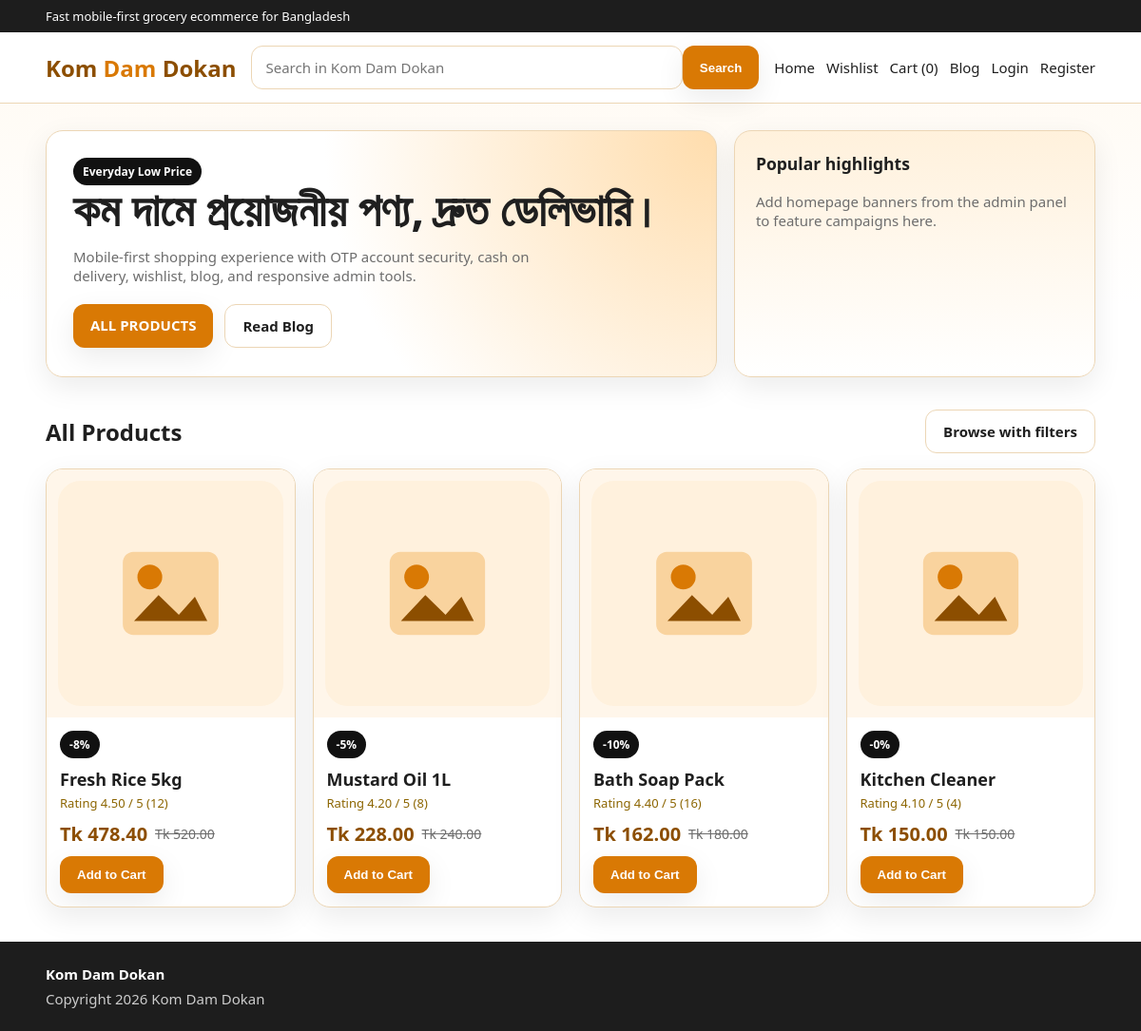
The page / on the database its author committed.
### tables this page shows
CREATE TABLE IF NOT EXISTS products (
    id INT AUTO_INCREMENT PRIMARY KEY,
    cat_id INT NOT NULL,
    brand_id INT NULL,
    name VARCHAR(190) NOT NULL,
    slug VARCHAR(220) NOT NULL UNIQUE,
    description TEXT NULL,
    price DECIMAL(10,2) NOT NULL DEFAULT 0,
    discount_percent DECIMAL(5,2) NOT NULL DEFAULT 0,
    stock INT NOT NULL DEFAULT 0,
    image VARCHAR(255) NULL,
    gallery TEXT NULL,
    rating_avg DECIMAL(3,2) NOT NULL DEFAULT 0,
    rating_count INT NOT NULL DEFAULT 0,
    status TINYINT(1) NOT NULL DEFAULT 1,
    created_at DATETIME NOT NULL DEFAULT CURRENT_TIMESTAMP
);

### includes/functions.php (called while the page is built, shortened)
<?php
function app_config(): array
{
    static $config;
    if ($config === null) {
        $configFile = __DIR__ . '/config.php';
        $config = require $configFile;
    }
    return $config;
}
function db(): PDO
{
    static $pdo;
    if ($pdo instanceof PDO) {
        return $pdo;
    }
    $config = app_config()['db'];
    $dsn = sprintf(
        'mysql:host=%s;port=%s;dbname=%s;charset=%s',
        $config['host'],
        $config['port'],
        $config['database'],
        $config['charset']
    );
    $pdo = new PDO($dsn, $config['username'], $config['password'], [
        PDO::ATTR_ERRMODE => PDO::ERRMODE_EXCEPTION,
        PDO::ATTR_DEFAULT_FETCH_MODE => PDO::FETCH_ASSOC,
        PDO::ATTR_EMULATE_PREPARES => false,
    ]);
    return $pdo;
}
function e(?string $value): string
{
    return htmlspecialchars((string) $value, ENT_QUOTES, 'UTF-8');
}
function base_url(string $path = ''): string
{
    $url = '';
    $configuredUrl = trim((string) (app_config()['app']['url'] ?? ''));
    if ($configuredUrl !== '') {
        $currentHost = $_SERVER['HTTP_HOST'] ?? '';
        $configuredHost = parse_url($configuredUrl, PHP_URL_HOST) ?: '';
        $configuredPort = parse_url($configuredUrl, PHP_URL_PORT);
        $currentPort = null;
        $currentHostOnly = preg_replace('/:\d+$/', '', $currentHost);
        if ($configuredHost !== '' && strcasecmp($configuredHost, $currentHostOnly) === 0) {
            $defaultCurrentPort = $currentPort === null || in_array($currentPort, [80, 443], true);
            $portsMatch = $configuredPort !== null && $configuredPort === $currentPort;
            $safeWithoutPort = $configuredPort === null && $defaultCurrentPort;
            if ($portsMatch || $safeWithoutPort) {
                $url = rtrim($configuredUrl, '/');
            }
        }
    }
    $path = ltrim($path, '/');
    return $path === '' ? $url : $url . '/' . $path;
}
function guest_session_id(): string
{
    return $_SESSION['guest_session_id'];
}
function current_user(): ?array
{
    $cookieName = app_config()['app']['remember_cookie'] ?? 'kdd_remember';
    return null;
}
function settings(): array
{
    static $settings;
    if ($settings !== null) {
        return $settings;
    }
    $settings = [];
    try {
        $stmt = db()->query('SELECT setting_key, setting_value FROM settings');
        foreach ($stmt->fetchAll() as $row) {
            $settings[$row['setting_key']] = $row['setting_value'];
        }
    } catch (Throwable $e) {
        $settings = [];
    }
    return $settings;
}
function setting(string $key, string $default = ''): string
{
    $settings = settings();
    return $settings[$key] ?? $default;
}
function product_image(?string $image): string
{
    return base_url('assets/images/placeholder-product.svg');
}
function sale_price(float $price, float $discountPercent): float
{
    return round($price - (($price * $discountPercent) / 100), 2);
}
function money(float $amount): string
{
    return 'Tk ' . number_format($amount, 2);
}
function fetch_products(array $filters = [], int $page = 1, int $perPage = 12): array
{
    $where = ['p.status = 1'];
    $params = [];
    $order = 'p.created_at DESC';
    $offset = max($page - 1, 0) * $perPage;
    $pdo = db();
    $countSql = 'SELECT COUNT(*) FROM products p LEFT JOIN categories c ON c.id = p.cat_id WHERE ' . implode(' AND ', $where);
    $stmt = $pdo->prepare($countSql);
    $stmt->execute($params);
    $total = (int) $stmt->fetchColumn();
    $sql = 'SELECT p.*, c.name AS category_name, c.slug AS category_slug FROM products p LEFT JOIN categories c ON c.id = p.cat_id WHERE ' . implode(' AND ', $where) . ' ORDER BY ' . $order . ' LIMIT ' . (int) $perPage . ' OFFSET ' . (int) $offset;
    $stmt = $pdo->prepare($sql);
    $stmt->execute($params);
    return [
        'data' => $stmt->fetchAll(),
        'total' => $total,
        'page' => $page,
        'per_page' => $perPage,
        'pages' => max(1, (int) ceil($total / $perPage)),
    ];
}
function cart_items(): array
{
    $user = current_user();
    $field = $user ? 'c.user_id = ?' : 'c.session_id = ?';
    $value = $user ? $user['id'] : guest_session_id();
    $stmt = db()->prepare('SELECT c.*, p.name, p.image, p.price, p.discount_percent, p.stock FROM cart c INNER JOIN products p ON p.id = c.product_id WHERE ' . $field . ' ORDER BY c.id DESC');
    $stmt->execute([$value]);
    return $stmt->fetchAll();
}

### includes/config.php (called while the page is built, shortened)
<?php
return [
    'app' => [
        'name' => 'Kom Dam Dokan',
        'url' => 'http://localhost/komdamdokan',
        'env' => 'development',
        'debug' => true,
        'timezone' => 'Asia/Dhaka',
        'session_name' => 'kdd_session',
        'remember_cookie' => 'kdd_remember',
        'remember_days' => 30,
    ],
    'db' => [
        'host' => '127.0.0.1',
        'port' => '3306',
        'database' => 'komdamdokan',
        'username' => 'root',
        'password' => '',
        'charset' => 'utf8mb4',
    ],
    'mail' => [
        'host' => 'smtp.gmail.com',
        'port' => 587,
        'username' => 'yourgmail@gmail.com',
        'password' => 'your-app-password',
        'from_email' => 'yourgmail@gmail.com',
        'from_name' => 'Kom Dam Dokan',
        'encryption' => 'tls',
    ],
];

### includes/bootstrap.php (called while the page is built, shortened)
<?php
require_once __DIR__ . '/functions.php';
$config = app_config();

### index.php (the view, shortened to what this page needs)
<?php
require_once __DIR__ . '/includes/header.php';
$page = max(1, (int) ($_GET['page'] ?? 1));
$products = fetch_products([], $page, 12);
$banners = [];
try {
    $banners = db()->query('SELECT * FROM banners ORDER BY order_by ASC, id DESC LIMIT 5')->fetchAll();
} catch (Throwable $e) {
    $banners = [];
}
?>
<section class="hero">
    <div class="hero-grid">
        <div class="hero-banner card">
            <span class="badge">Everyday Low Price</span>
            <h1>কম দামে প্রয়োজনীয় পণ্য, দ্রুত ডেলিভারি।</h1>
            <p>Mobile-first shopping experience with OTP account security, cash on delivery, wishlist, blog, and responsive admin tools.</p>
            <div style="display:flex;gap:12px;flex-wrap:wrap;margin-top:20px">
                <a class="btn" href="#all-products">ALL PRODUCTS</a>
                <a class="btn secondary" href="<?= base_url('blog.php') ?>">Read Blog</a>
            </div>
        </div>
        <div class="hero-side card">
            <h3 style="margin-top:0">Popular highlights</h3>
            <?php if ($banners): foreach ($banners as $banner): ?>
                <div style="margin-bottom:14px">
                    <strong><?= e($banner['title']) ?></strong>
                    <p class="muted" style="margin:4px 0 0">Banner link: <?= e($banner['link']) ?></p>
                </div>
            <?php endforeach; else: ?>
                <p class="muted">Add homepage banners from the admin panel to feature campaigns here.</p>
            <?php endif; ?>
        </div>
    </div>
</section>
<section id="all-products">
    <div class="section-title">
        <h2>All Products</h2>
        <a class="btn secondary" href="<?= base_url('search.php') ?>">Browse with filters</a>
    </div>
    <div class="grid product-grid">
        <?php foreach ($products['data'] as $product): $sale = sale_price((float) $product['price'], (float) $product['discount_percent']); ?>
            <article class="product-card">
                <a href="<?= base_url('product.php?id=' . $product['id']) ?>">
                    <div class="product-thumb"><img src="<?= e(product_image($product['image'])) ?>" alt="<?= e($product['name']) ?>"></div>
                </a>
                <div class="product-body">
                    <span class="badge">-<?= (float) $product['discount_percent'] ?>%</span>
                    <h3 style="margin:10px 0 4px;font-size:18px"><a href="<?= base_url('product.php?id=' . $product['id']) ?>"><?= e($product['name']) ?></a></h3>
                    <div class="rating">Rating <?= e((string) $product['rating_avg']) ?> / 5 (<?= (int) $product['rating_count'] ?>)</div>
                    <div class="price-row">
                        <span class="price-new"><?= e(money($sale)) ?></span>
                        <span class="price-old"><?= e(money((float) $product['price'])) ?></span>
                    </div>
                    <form method="post" data-cart-action>
                        <button class="btn" type="submit">Add to Cart</button>
                    </form>
                </div>
            </article>
        <?php endforeach; ?>
    </div>
</section>
<?php require_once __DIR__ . '/includes/footer.php'; ?>

### includes/header.php (shortened to what this page needs)
<?php
require_once __DIR__ . '/bootstrap.php';
$user = current_user();
$cartCount = count(cart_items());
$siteName = setting('site_name', 'Kom Dam Dokan');
?>
<!DOCTYPE html>
<html lang="en">
<head>
    <link rel="stylesheet" href="<?= base_url('assets/css/style.css') ?>">
</head>
<body>
<div class="topbar">
    <div class="container">Fast mobile-first grocery ecommerce for Bangladesh</div>
</div>
<header class="site-header">
    <div class="container header-row">
        <a href="<?= base_url('index.php') ?>" class="brand">Kom <span>Dam</span> Dokan</a>
        <form class="search-form" action="<?= base_url('search.php') ?>" method="get">
            <input type="search" name="q" value="<?= e($_GET['q'] ?? '') ?>" placeholder="Search in Kom Dam Dokan" data-live-search>
            <button type="submit">Search</button>
        </form>
        <nav class="nav-links">
            <a href="<?= base_url('index.php') ?>">Home</a>
            <a href="<?= base_url('wishlist.php') ?>">Wishlist</a>
            <a href="<?= base_url('cart.php') ?>">Cart (<span data-cart-count><?= $cartCount ?></span>)</a>
            <a href="<?= base_url('blog.php') ?>">Blog</a>
            <?php if ($user): ?>
                <a href="<?= base_url('profile.php') ?>"><?= e($user['name']) ?></a>
                <?php if ((int) $user['is_admin'] === 1): ?><a href="<?= base_url('admin/index.php') ?>">Admin</a><?php endif; ?>
                <a href="<?= base_url('logout.php') ?>">Logout</a>
            <?php else: ?>
                <a href="<?= base_url('login.php') ?>">Login</a>
                <a href="<?= base_url('register.php') ?>">Register</a>
            <?php endif; ?>
        </nav>
    </div>
</header>
<main class="container">

### includes/footer.php (shortened to what this page needs)
    </main>
    <footer class="footer">
        <div class="container">
            <p style="margin:0 0 6px;font-weight:700"><?= e(setting('site_name', 'Kom Dam Dokan')) ?></p>
            <p style="margin:0;color:#ccc"><?= e(setting('copyright_text', 'Copyright 2026 Kom Dam Dokan')) ?></p>
        </div>
    </footer>
</body>
</html>

### assets/css/style.css (style rules this page uses)
* { box-sizing:border-box }
body { margin:0;font-family:"Segoe UI",Tahoma,sans-serif;background:linear-gradient(180deg,#fff9f0 0%,#fff 320px);color:var(--text);font-size:15px }
a { text-decoration:none;color:inherit }
img { max-width:100%;display:block }
.container { width:min(1120px,92%);margin:0 auto }
.topbar { background:#1d1d1d;color:#fff;font-size:13px;padding:8px 0 }
.site-header { position:sticky;top:0;z-index:50;background:rgba(255,255,255,.96);backdrop-filter:blur(10px);border-bottom:1px solid var(--border) }
.header-row { display:flex;align-items:center;gap:16px;justify-content:space-between;padding:14px 0 }
.brand { font-weight:800;font-size:24px;color:var(--primary-dark) }
.brand span { color:var(--primary) }
.search-form { flex:1;display:flex;max-width:600px;position:relative }
.search-form input,.form-control,textarea,select { width:100%;padding:12px 14px;border:1px solid var(--border);border-radius:12px;background:#fff;font:inherit }
.search-form button,.btn { border:none;background:var(--primary);color:#fff;padding:12px 18px;border-radius:12px;font-weight:700;cursor:pointer;box-shadow:var(--shadow) }
.btn.secondary { background:#fff;color:var(--text);border:1px solid var(--border);box-shadow:none }
.nav-links { display:flex;align-items:center;gap:12px;flex-wrap:wrap }
.hero { padding:28px 0 8px }
.hero-grid { display:grid;grid-template-columns:1.3fr .7fr;gap:18px }
.card,.product-card,.admin-card { background:var(--surface);border:1px solid var(--border);border-radius:18px;box-shadow:var(--shadow) }
.hero-banner { padding:28px;min-height:260px;background:radial-gradient(circle at top right,#ffddad 0,#fff 55%) }
.hero-banner h1 { font-size:clamp(28px,4vw,48px);line-height:1.05;margin:0 0 14px }
.hero-banner p { color:var(--muted);max-width:520px }
.hero-side { padding:22px;background:linear-gradient(180deg,#fff1dc,#fff) }
.section-title { display:flex;align-items:center;justify-content:space-between;margin:26px 0 16px }
.section-title h2 { margin:0;font-size:24px }
.grid { display:grid;gap:18px }
.product-grid { grid-template-columns:repeat(auto-fit,minmax(220px,1fr)) }
.product-card { overflow:hidden }
.product-thumb { aspect-ratio:1;background:#fff6ea;padding:12px }
.product-body { padding:14px }
.badge { display:inline-block;padding:6px 10px;border-radius:999px;background:#111;color:#fff;font-size:12px;font-weight:700 }
.muted { color:var(--muted) }
.price-row { display:flex;align-items:center;gap:8px;flex-wrap:wrap;margin:10px 0 }
.price-old { text-decoration:line-through;color:var(--muted);font-size:14px }
.price-new { font-size:20px;font-weight:800;color:var(--primary-dark) }
.rating { font-size:13px;color:#8c6500 }
.footer { margin-top:36px;padding:24px 0;background:#1d1d1d;color:#fff }

### rows shown on the page
products: discount_percent "8", name "Fresh Rice 5kg", rating_avg "4.50", rating_count "12", money($sale) "Tk 478.40", price "Tk 520.00"
products: discount_percent "5", name "Mustard Oil 1L", rating_avg "4.20", rating_count "8", money($sale) "Tk 228.00", price "Tk 240.00"
products: discount_percent "10", name "Bath Soap Pack", rating_avg "4.40", rating_count "16", money($sale) "Tk 162.00", price "Tk 180.00"
products: discount_percent "0", name "Kitchen Cleaner", rating_avg "4.10", rating_count "4", money($sale) "Tk 150.00", price "Tk 150.00"

### other values the page prints
$cartCount "0"
setting('site_name', 'Kom Dam Dokan') "Kom Dam Dokan"
setting('copyright_text', 'Copyright 2026 Kom Dam Dokan') "Copyright 2026 Kom Dam Dokan"
